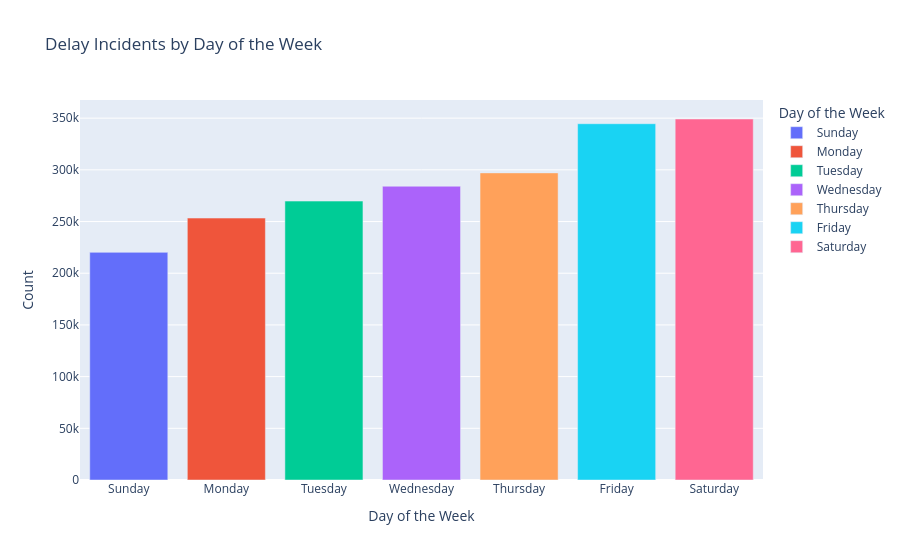

The cell this chart's notebook holds for it:
### Markdown cell above
### Delay by week

### Code cell
# delay by week with > 0 delay seconds
day_counts = df_with_encoding['day_of_week'].value_counts().sort_index()
day_order = ['Sunday', 'Monday', 'Tuesday', 'Wednesday', 'Thursday', 'Friday', 'Saturday']
day_data = cf.DataFrame({'Day of the Week': day_order, 'Count': day_counts})

fig = px.bar(day_data, x='Day of the Week', y='Count', title='Delay Incidents by Day of the Week', color='Day of the Week')
fig.update_layout(xaxis_title='Day of the Week', yaxis_title='Count')

fig.show()

### Figure 1 — Plotly figure (JSON) as saved in the notebook; plotly's stock layout.template omitted (floating-point values rounded to 4 significant figures)
{"data": [{"hovertemplate": "Day of the Week=%{x}<br>Count=%{y}<extra></extra>", "legendgroup": "Sunday", "marker": {"color": "#636efa", "pattern": {"shape": ""}}, "name": "Sunday", "orientation": "v", "showlegend": true, "textposition": "auto", "type": "bar", "x": ["Sunday"], "xaxis": "x", "y": [220181], "yaxis": "y"}, {"hovertemplate": "Day of the Week=%{x}<br>Count=%{y}<extra></extra>", "legendgroup": "Monday", "marker": {"color": "#EF553B", "pattern": {"shape": ""}}, "name": "Monday", "orientation": "v", "showlegend": true, "textposition": "auto", "type": "bar", "x": ["Monday"], "xaxis": "x", "y": [253351], "yaxis": "y"}, {"hovertemplate": "Day of the Week=%{x}<br>Count=%{y}<extra></extra>", "legendgroup": "Tuesday", "marker": {"color": "#00cc96", "pattern": {"shape": ""}}, "name": "Tuesday", "orientation": "v", "showlegend": true, "textposition": "auto", "type": "bar", "x": ["Tuesday"], "xaxis": "x", "y": [269782], "yaxis": "y"}, {"hovertemplate": "Day of the Week=%{x}<br>Count=%{y}<extra></extra>", "legendgroup": "Wednesday", "marker": {"color": "#ab63fa", "pattern": {"shape": ""}}, "name": "Wednesday", "orientation": "v", "showlegend": true, "textposition": "auto", "type": "bar", "x": ["Wednesday"], "xaxis": "x", "y": [284160], "yaxis": "y"}, {"hovertemplate": "Day of the Week=%{x}<br>Count=%{y}<extra></extra>", "legendgroup": "Thursday", "marker": {"color": "#FFA15A", "pattern": {"shape": ""}}, "name": "Thursday", "orientation": "v", "showlegend": true, "textposition": "auto", "type": "bar", "x": ["Thursday"], "xaxis": "x", "y": [297059], "yaxis": "y"}, {"hovertemplate": "Day of the Week=%{x}<br>Count=%{y}<extra></extra>", "legendgroup": "Friday", "marker": {"color": "#19d3f3", "pattern": {"shape": ""}}, "name": "Friday", "orientation": "v", "showlegend": true, "textposition": "auto", "type": "bar", "x": ["Friday"], "xaxis": "x", "y": [344608], "yaxis": "y"}, {"hovertemplate": "Day of the Week=%{x}<br>Count=%{y}<extra></extra>", "legendgroup": "Saturday", "marker": {"color": "#FF6692", "pattern": {"shape": ""}}, "name": "Saturday", "orientation": "v", "showlegend": true, "textposition": "auto", "type": "bar", "x": ["Saturday"], "xaxis": "x", "y": [349179], "yaxis": "y"}], "layout": {"barmode": "relative", "legend": {"title": {"text": "Day of the Week"}, "tracegroupgap": 0}, "title": {"text": "Delay Incidents by Day of the Week"}, "xaxis": {"anchor": "y", "categoryarray": ["Sunday", "Monday", "Tuesday", "Wednesday", "Thursday", "Friday", "Saturday"], "categoryorder": "array", "domain": [0, 1], "title": {"text": "Day of the Week"}}, "yaxis": {"anchor": "x", "domain": [0, 1], "title": {"text": "Count"}}}}
